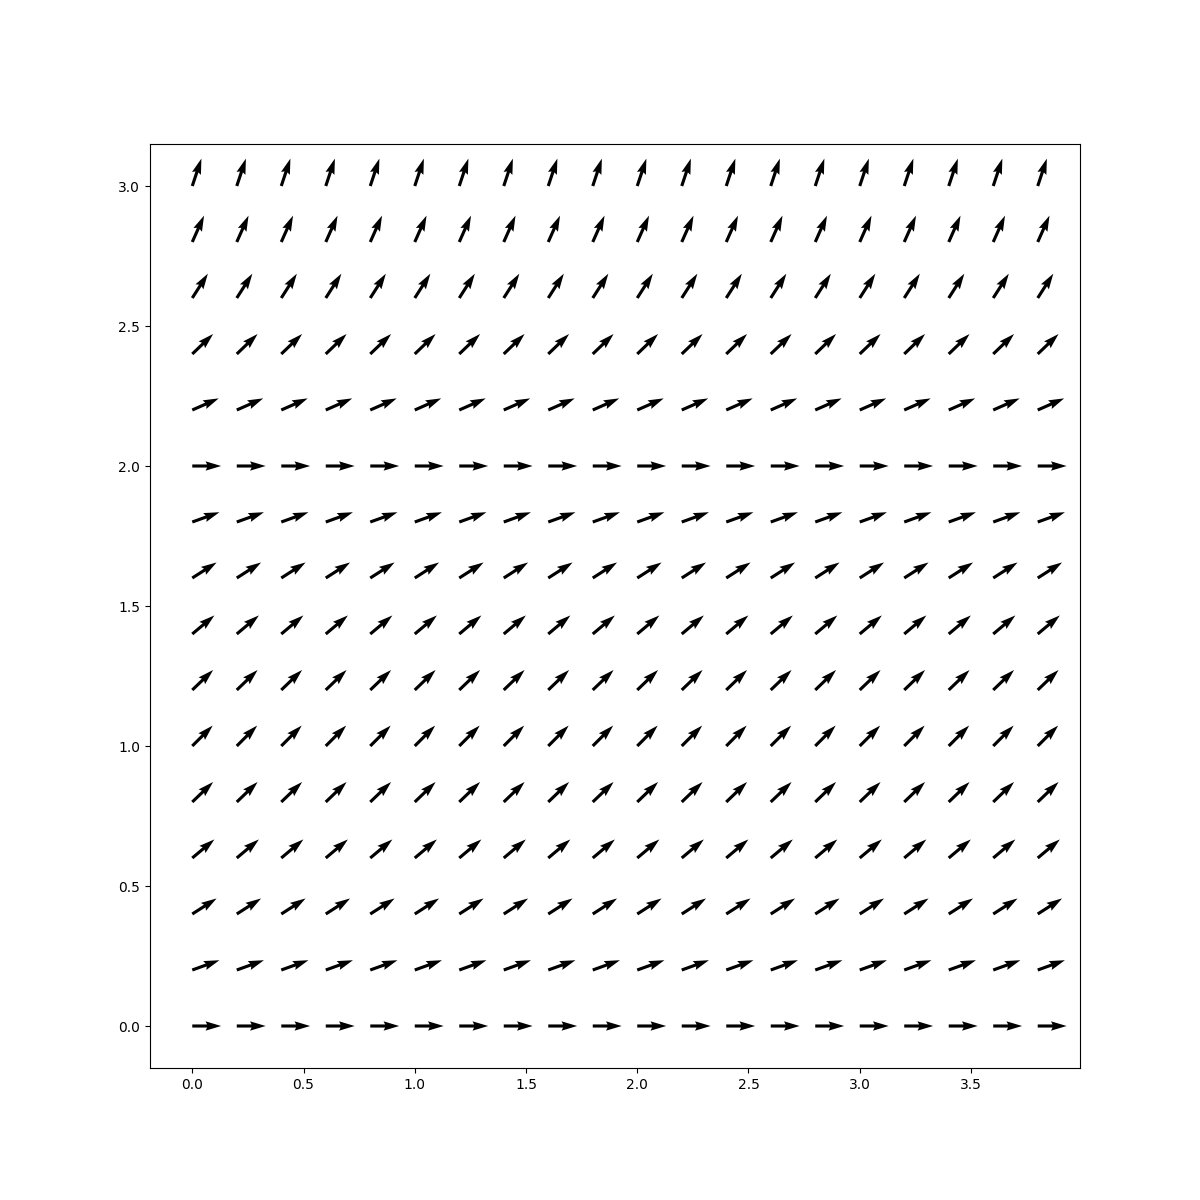

Write Python code to recreate this figure.
import numpy as np
import matplotlib.pyplot as plt
import math

N = 20
K = 5

def der(y): return y * (2 - y)

X = [(i) / K for i in range(N)] * (N - N // K)
Y = []
for i in range(N - N // K):
    for j in range(N):
        Y.append((i) / K)

length = 100

U = list(map(lambda y: math.sqrt(length / (der(y)**2 + 1)), Y))
V = list(map(lambda y: math.sqrt(length - length / (der(y)**2 + 1)), Y))

fig, ax = plt.subplots()

ax.quiver(X, Y, U, V)

fig.set_figwidth(12)    #  ширина и
fig.set_figheight(12)    #  высота "Figure"

plt.savefig('1.png')
plt.show()